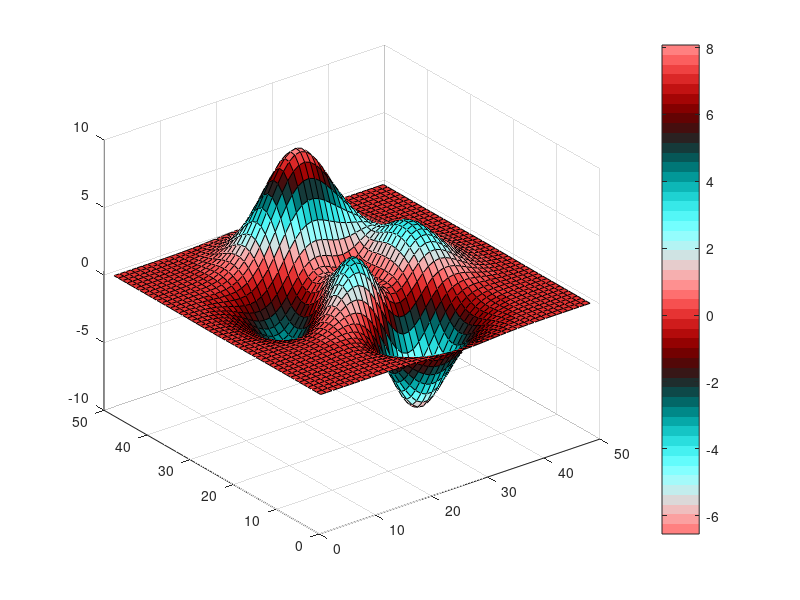

The MATLAB source for this figure:
n = 3;                %// number of colors

t = linspace(0,4*pi,50);

B = sin(t)*0.5 + 0.5;  %// Blue from 0 to 1 as sine
R = cos(t)*0.5 + 0.5;  %// Red from 0 to 1 as cosine
G = (sin(t))*0.5 + 0.5;   %// Green all zero

colormap( [R(:), G(:), B(:)] );  %// create colormap

%// some example figure
figure(1)
surf(peaks)
colorbar